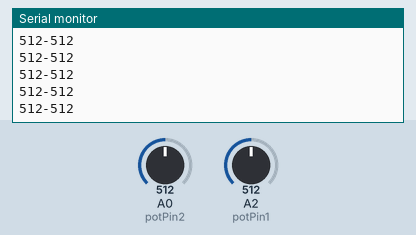
Simulated run of this sketch. Board: Arduino Uno, built with avr-gcc and run on an emulated ATmega328P. Shown: the last lines printed to the serial monitor. Inputs (shaded band) come from the test bench; at power-on: A0 (potPin2) = 512, A2 (potPin1) = 512.

Above: at 1.2 s.
1.3 s: A0 (potPin2) set to 716
At 2.2 s:
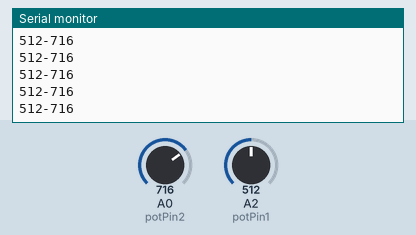
2.8 s: A2 (potPin1) set to 716
At 3.9 s:
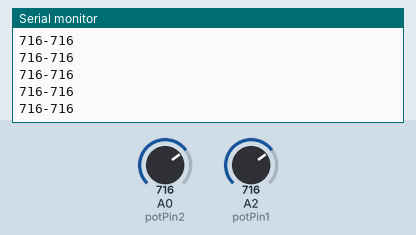
4.3 s: A0 (potPin2) set to 900
At 5.2 s:
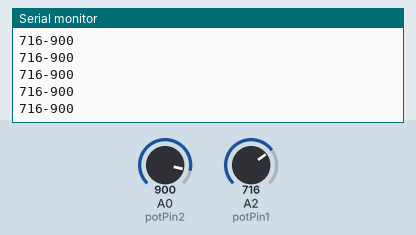
5.8 s: A2 (potPin1) set to 900
At 6.5 s:
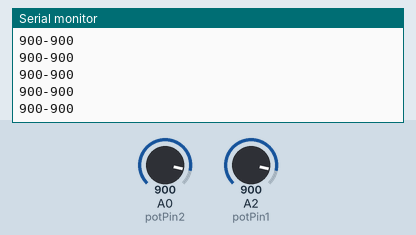
Timing chart, 0 to 8.3 s (numbered marks = the images above; inputs shaded):
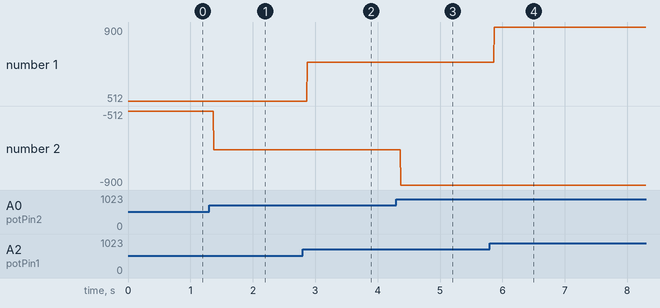

Measured:
- after the input at 1.3 s, the serial monitor: prints a new line after 0.08 s (image 1)
- after the input at 2.8 s, the serial monitor: prints a new line after 0.07 s (image 2)
- after the input at 4.3 s, the serial monitor: prints a new line after 0.07 s (image 3)
- after the input at 5.8 s, the serial monitor: prints a new line after 0.07 s (image 4)
- plotted number 1: 512 → 716 after the input at 2.8 s, 716 → 900 after the input at 5.8 s
- plotted number 2: -512 → -716 after the input at 1.3 s, -716 → -900 after the input at 4.3 s

The sketch:

ping.ino
```cpp
  int const potPin1=A2;
  int const potPin2=A0;

void setup(){
  Serial.begin(9600);
}
void loop(){
  String data = "";
  data += analogRead(potPin1);
  data += '-';
  data += analogRead(potPin2);
  Serial.println(data);

}
```
